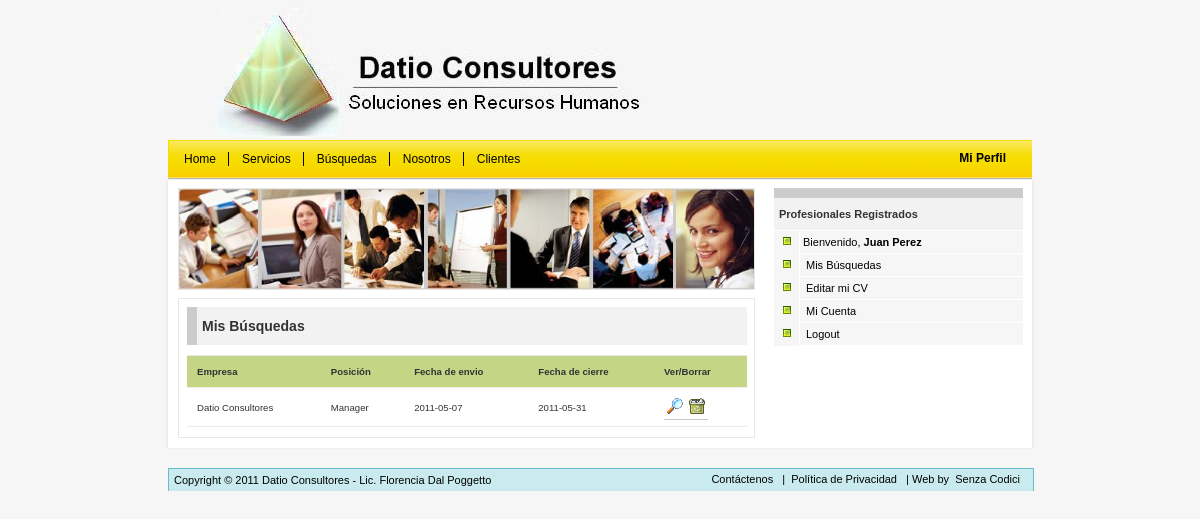
The page /myjobs.php (signed in) on the database its author committed.
### tables this page shows
CREATE TABLE `applications` (
  `id` int(11) NOT NULL AUTO_INCREMENT,
  `applicantid` int(11) NOT NULL,
  `jobid` int(11) NOT NULL,
  `dateapplied` date NOT NULL,
  `shortlisted` tinyint(1) DEFAULT NULL,
  PRIMARY KEY (`id`),
  UNIQUE KEY `applicationid` (`applicantid`,`jobid`)
);

CREATE TABLE `employer` (
  `id` int(11) NOT NULL AUTO_INCREMENT,
  `employerid` int(11) NOT NULL,
  `organization` varchar(100) DEFAULT NULL,
  `contact` varchar(65) DEFAULT NULL,
  `jobtitle` varchar(45) DEFAULT NULL,
  `telephone` varchar(25) DEFAULT NULL,
  `extension` varchar(5) DEFAULT NULL,
  `mobile` varchar(25) DEFAULT NULL,
  `fax` varchar(25) DEFAULT NULL,
  `email` varchar(100) NOT NULL,
  `box` varchar(100) DEFAULT NULL,
  `town` varchar(55) DEFAULT NULL,
  `zip_postal` varchar(45) DEFAULT NULL,
  `website` varchar(100) DEFAULT NULL,
  `countryid` int(11) DEFAULT NULL,
  PRIMARY KEY (`id`)
);

CREATE TABLE `job` (
  `jobid` int(11) NOT NULL AUTO_INCREMENT,
  `employerid` int(11) DEFAULT NULL,
  `jobcategory` int(10) unsigned NOT NULL,
  `employeetype` varchar(65) DEFAULT NULL,
  `city` varchar(100) DEFAULT NULL,
  `countryid` int(11) unsigned NOT NULL,
  `jobtitle` varchar(100) NOT NULL,
  `summary` text,
  `description` text,
  `requirements` text,
  `dateposted` date DEFAULT NULL,
  `dateclosing` date DEFAULT NULL,
  `contactinfo` text,
  `pay` decimal(10,0) DEFAULT NULL,
  `alias` varchar(100) DEFAULT NULL,
  `levelid` int(10) unsigned NOT NULL,
  PRIMARY KEY (`jobid`)
);

### includes/queryfunctions.php (called while the page is built, shortened)
<?php
function query($strsql,$conn)
{
	$rs = mysql_query($strsql,$conn);
	return $rs;
}
function fetch_object($rs)
{
	return mysql_fetch_object($rs);
}
?>

### myjobs.php (the view, shortened to what this page needs)
<?php
include_once('includes/queryfunctions.php');
include_once('includes/functions.php');
$conn = db_connect();
?>
</div>
<div id="content" >
<div id="contentdiv">
<div id="searchtable" >
<img src="images/people.jpg" alt="people" width="575" height="100" border="0" />
</div>
<div id="list">
<h2 class="title-bar">Mis B&uacute;squedas</h2>
<p class="Lastnews">
 <?php
	$querystr="SELECT applications.id,applications.applicantid,applications.jobid,applications.dateapplied,
			applications.shortlisted,applicant.salutation,applicant.surname,applicant.mname,job.jobtitle,
			employer.organization,job.dateposted,job.dateclosing
		FROM applications
		Left Join job ON applications.jobid = job.jobid
		Left Join employer ON job.employerid = employer.employerid
		Left Join applicant ON applications.applicantid = applicant.applicantid
		WHERE applications.applicantid =  $_SESSION[userid]";
	$results=query($querystr,$conn);
	echo "<table border=\"0\" width=\"100%\">";
	echo "<tr class=\"boldtext\"><td>Empresa</td><td>Posici&oacute;n</td><td>Fecha de envio</td><td>Fecha de cierre</td><td>Ver/Borrar</td></tr>";
	while ($myjobs = fetch_object($results)){
		$j++;
		if($j%2==1){
			echo "<tr id=\"row$j\">";
		}else{
			echo "<tr id=\"row$j\" class=\"odd\">";
		}
			echo "<td align=\"left\"><input name=\"id\" type=\"hidden\" value=\"$myjobs->id\">$myjobs->organization</td>
				<td align=\"left\">$myjobs->jobtitle</td>
				<td align=\"left\">$myjobs->dateapplied</td>
				<td align=\"left\">$myjobs->dateclosing</td>
				<td align=\"left\"><a name=\"editexperience\" href=\"jobdetails.php?jobid=$myjobs->jobid\" target='_blank'><img src=\"images/button_view.png\" alt=\"Ver busqueda\" border=\"0\" width=\"16\" height=\"16\"/></a>";
			echo "<a name=\"deleteexperience\" href=\"myjobs.php?search=$myjobs->id&action=Delete\" onClick=\"Javascript:return confirm('Confirma que desea Borrar el Registro?','Confirmar Eliminar')\"><img src=\"images/button_remove.png\" alt=\"Borrar\" border=\"0\" width=\"16\" height=\"16\"/></a></td>
			</tr>";
	}
	echo "</table>";
?>
</p>
</div>
</div>
</div>

### css/jobsite-style.css (style rules this page uses)
body { background-color:#f6f6f6; margin: 0; }
#content { background-image:url(../images/background.gif); background-repeat:repeat-y; background-position:center; width:872px; margin-left: auto; margin-right: auto; overflow: auto; }
table { font: 75% Verdana, Arial, Helvetica, sans-serif, sans-serif; padding: 0; margin-left: 8px; margin-top:0px; margin-bottom:4px; width:560px; border-collapse: collapse; color: #333; background: #F3F5F7; }
table a { color: #3A4856; text-decoration: none; border-bottom: 1px solid #C6C8CB; }
table tbody td, table tbody th { padding: 10px; border-left:none; border-right:none; border-top:1px solid #eaeaea; text-align: left; font-size:13px; }
table tbody tr { background: #Fff; }
table tbody tr.boldtext { font-weight:bold; background: #c5d586; }
h2.title-bar { margin:8px; margin-bottom:1px; width:230px; padding:5px; font-weight:bold; font-size:1.1em; line-height:2.0em; color:#333; background:#f2f2f2 ; border:1px solid #ccc; border-width:0 0 0 10px; font-family:Verdana, Arial, Helvetica, sans-serif; font-size:11px; display:block; }
#list table td { font-size:0.8em; }
#list { float:left; background-color:#fff; border:1px solid #e7e7e7; padding:0px; margin-left:14px; margin-top:8px; margin-bottom:10px; width:575px; }
#list h2 { font-family:Verdana, Arial, Helvetica, sans-serif; font-size:14px; width:540px; }
#list p { margin-left:10px; padding-left:10px; padding-right:10px; margin-top:10px; margin-bottom:10px; font-family:Verdana, Arial, Helvetica, sans-serif; font-size:11px; }
#searchtable { float:left; background-color:#f2f2f2; border:1px solid #e7e7e7; margin-left:14px; margin-top:8px; width:575px; height:100px; }
a:link { color: #000; padding:3px; text-decoration: none; }

### rows shown on the page
applications: employer.organization "Datio Consultores", jobid.jobtitle "Manager", dateapplied "2011-05-07", jobid.dateclosing "2011-05-31"

### other values the page prints
$_SESSION["user"] "Juan Perez"
WEBSITE_NAME "Datio Consultores"
WEBSITE_CONTACT "Lic. Florencia Dal Poggetto"
